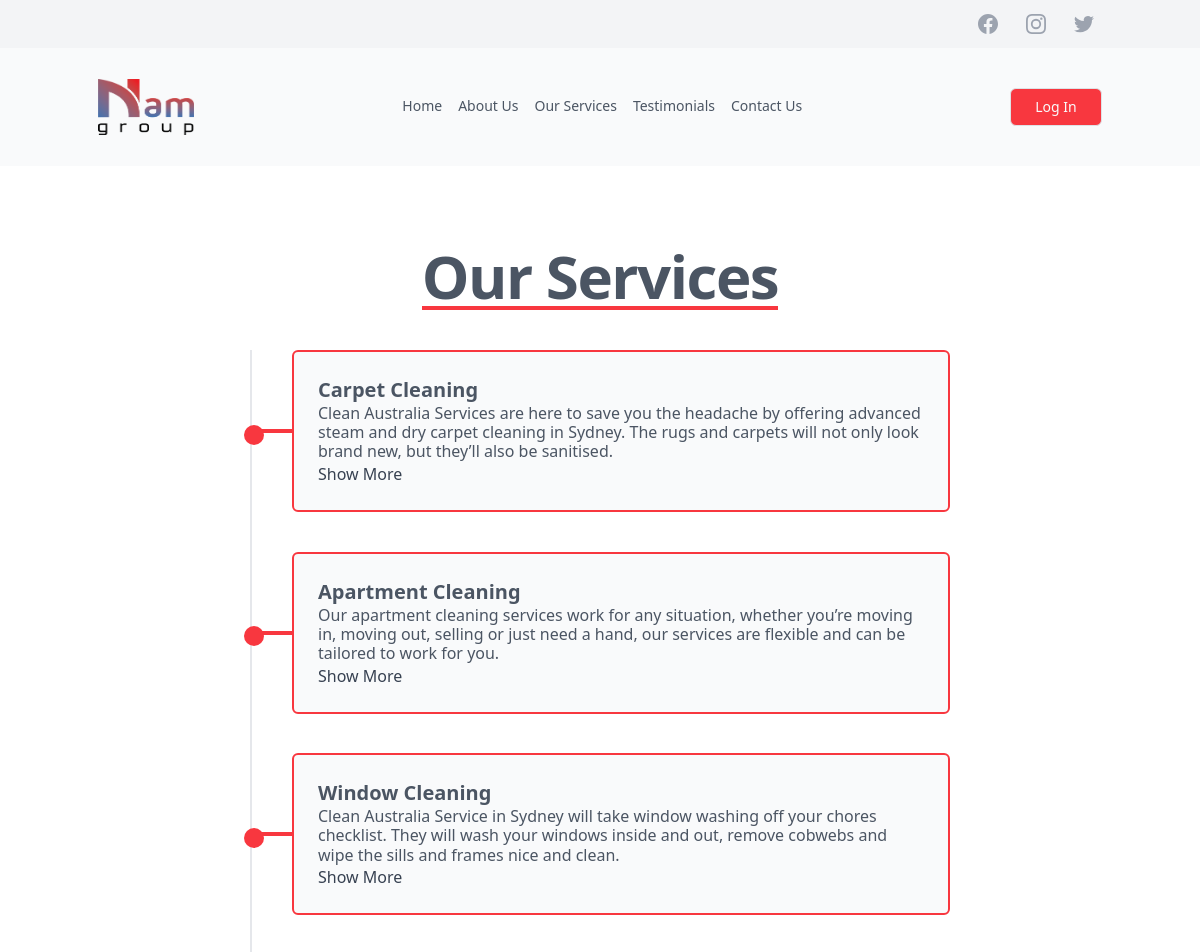
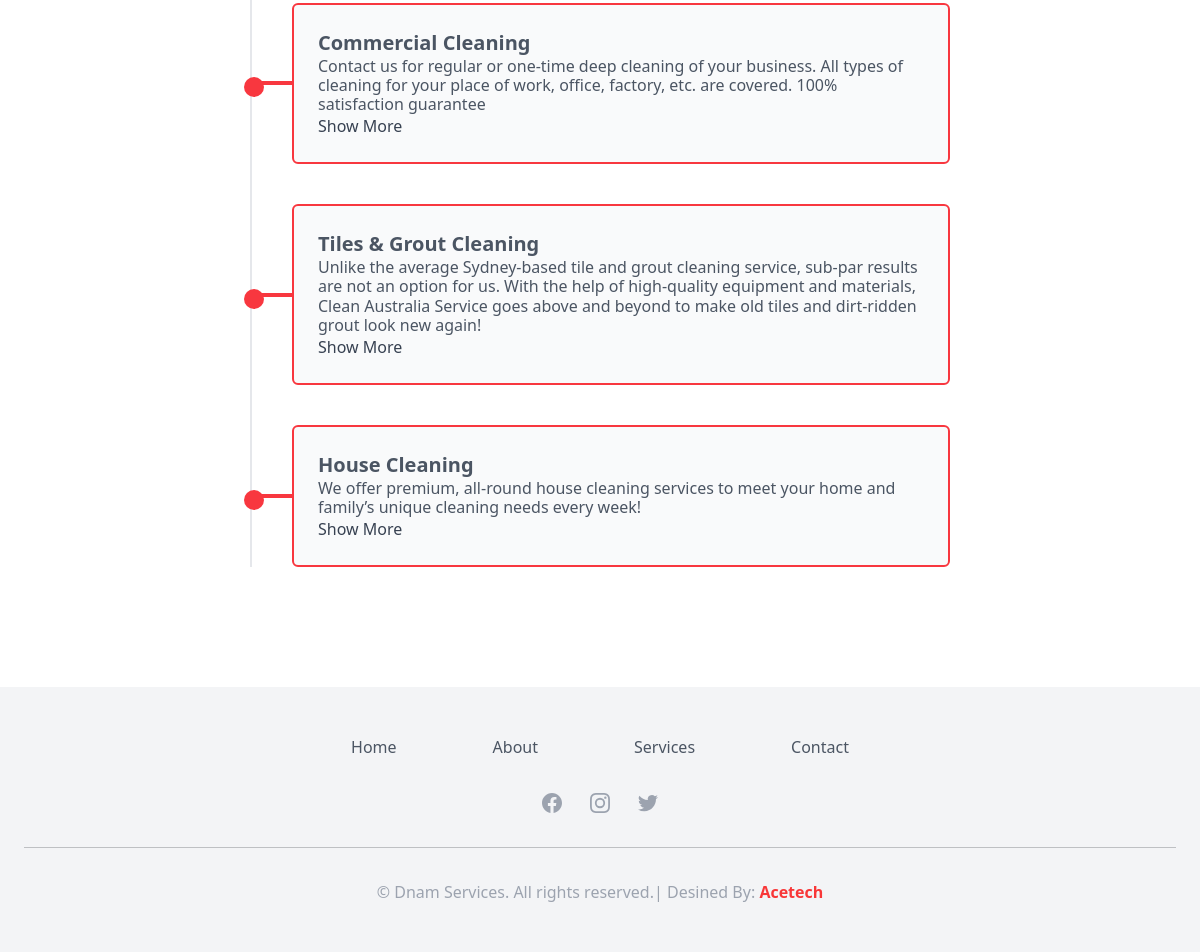
/services, run on the app's committed database (2 pictures, top to bottom).
### dnamservices/models.py (models this page shows, shortened)
class Services(models.Model):
    name = models.CharField(max_length=50)
    image = models.ImageField(upload_to='media/services')
    detail = models.TextField()
    fade = models.CharField(max_length=50)

### dnamservices/views.py (the view)
# urls.py: path('services', ServicesView, name="services"),
def ServicesView(request):
    template_name = "dnam/landingpages/services.html"
    service = Services.objects.all().order_by('-id')
    context = {
        'service':service
    }
    return render(request, template_name, context)

### theme/templates/dnam/landingpages/services.html
{% extends 'homebase.html' %}
{% block body-content %}
<div class="w-10/12 md:w-7/12 lg:6/12 mx-auto relative py-20">
    <div  class="flex justify-center text-gray-600 text-2xl tracking-tight font-Roboto leading-10 font-bold  sm:text-5xl sm:leading-none md:text-6xl">
        <span class="border-b-4 border-[#f8373f]"> Our Services</span>
    </div>
    <div class="border-l-2 mt-10" >
    {% for service in service %}
      <div data-aos="fade-{{service.fade}}"
       class="transform border-2 border-[#f8373f] transition cursor-pointer hover:-translate-y-2 ml-10 relative flex items-center px-6 py-4 bg-gray-50 text-gray-600  rounded mb-10 flex-col md:flex-row space-y-4 md:space-y-0">
        <div class="w-5 h-5 bg-[#f8373f] absolute -left-10 transform -translate-x-2/4 rounded-full z-10 mt-2 md:mt-0"></div>
        <div class="w-10 h-1 bg-[#f8373f] absolute -left-10 z-0"></div>
        <div class="flex-auto">
          <h1 class="text-xl font-bold">{{service.name}}</h1>
          <h3>{{service.detail}}</h3>
          <a href="{% url 'servicedetail' service.id %}" class="block font-medium text-gray-700">Show More</a>
        </div>
      </div>
      {% endfor %}
    </div>
</div>
{% endblock body-content %}

### data on the page
Services: name "Carpet Cleaning", detail "Clean Australia Services are here to save you the headache by offering advanced steam and dry carpet cleaning in Sydney. The rugs and carpets will not only look brand new, but they’ll also be sanitised."
Services: name "Apartment Cleaning", detail "Our apartment cleaning services work for any situation, whether you’re moving in, moving out, selling or just need a hand, our services are flexible and can be tailored to work for you."
Services: name "Window Cleaning", detail "Clean Australia Service in Sydney will take window washing off your chores checklist. They will wash your windows inside and out, remove cobwebs and wipe the sills and frames nice and clean."
Services: name "Commercial Cleaning", detail "Contact us for regular or one-time deep cleaning of your business. All types of cleaning for your place of work, office, factory, etc. are covered. 100% satisfaction guarantee"
Services: name "Tiles & Grout Cleaning", detail "Unlike the average Sydney-based tile and grout cleaning service, sub-par results are not an option for us. With the help of high-quality equipment and materials, Clean Australia Service goes above and beyond to make old tiles and dirt-ridden grout look new again!"
Services: name "House Cleaning", detail "We offer premium, all-round house cleaning services to meet your home and family’s unique cleaning needs every week!"
